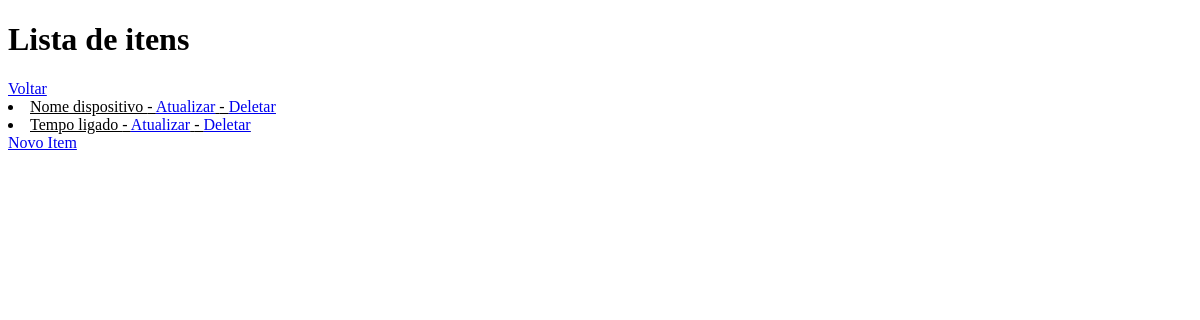
Before: /lista_item/ with the older database file.
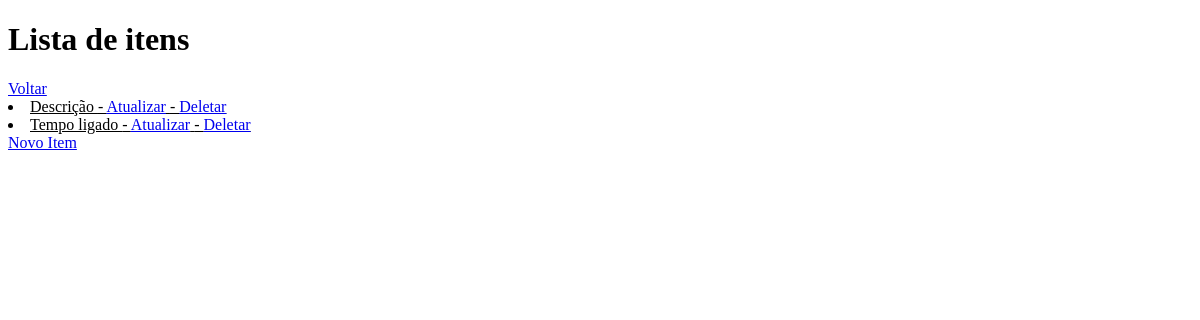
After: the same page with the newer database file.
### hosts/models.py (models this page shows)
class Item(models.Model):
    item_nome = models.CharField(max_length=100)
    item_oid = models.CharField(max_length=100)
    item_tipoInformacao = models.CharField(choices=TIPOS_DE_INFORMACAO_RETORNADA_SNMP_GET, max_length=100)
    item_intervaloAtualizacao = models.PositiveSmallIntegerField(default=1)
    item_intervaloAtualizacaoUn = models.CharField(choices=UNIDADES_INTERVALO_ATUALIZACAO, max_length=100,
                                                   default=UNIDADES_INTERVALO_ATUALIZACAO.__getitem__(1))
    item_tempoArmazenamentoDados = models.PositiveSmallIntegerField(default=90)
    item_tempoArmazenamentoDadosUn = models.CharField(choices=UNIDADES_INTERVALO_ARMAZENAMENTO, max_length=100,
                                                      default=UNIDADES_INTERVALO_ARMAZENAMENTO.__getitem__(2))
    def __str__(self):
        return self.item_nome
    class Meta:
        verbose_name_plural = 'Itens'

### hosts/views.py (the view)
# urls.py: path('lista_item/', listaItem, name='url_listaItem'),
def listaItem(request):  # Função recebe request do navegador
    data = {'lista_itens': Item.objects.all()}  # Cria um dicionário chamado 'data' com uma lista dentro chamada
    return render(request, 'hosts/listaItens.html', data)  # Retorna a request, template e dicionario criado na

### hosts/templates/hosts/listaItens.html (shortened to what this page needs)
<!DOCTYPE html>
<html lang="en">
<head>
</head>
<body>
<h1>Lista de itens</h1>
<a href="{% url 'url_home' %}">Voltar</a>
    <u>
        {% for Item in lista_itens %}
            <li>{{ Item }} - <a href="{% url 'url_atualizaItem' Item.id %}">Atualizar</a> -
                <a href="{% url 'url_deletaItem' Item.id %}">Deletar</a> </li>
        {% endfor %}
    </u>
<a href="{% url 'url_novoItem' %}">Novo Item</a>
</body>
</html>

Changed rows visible on the page:
removed Item: item_nome "Nome dispositivo"
added Item: item_nome "Descrição"
